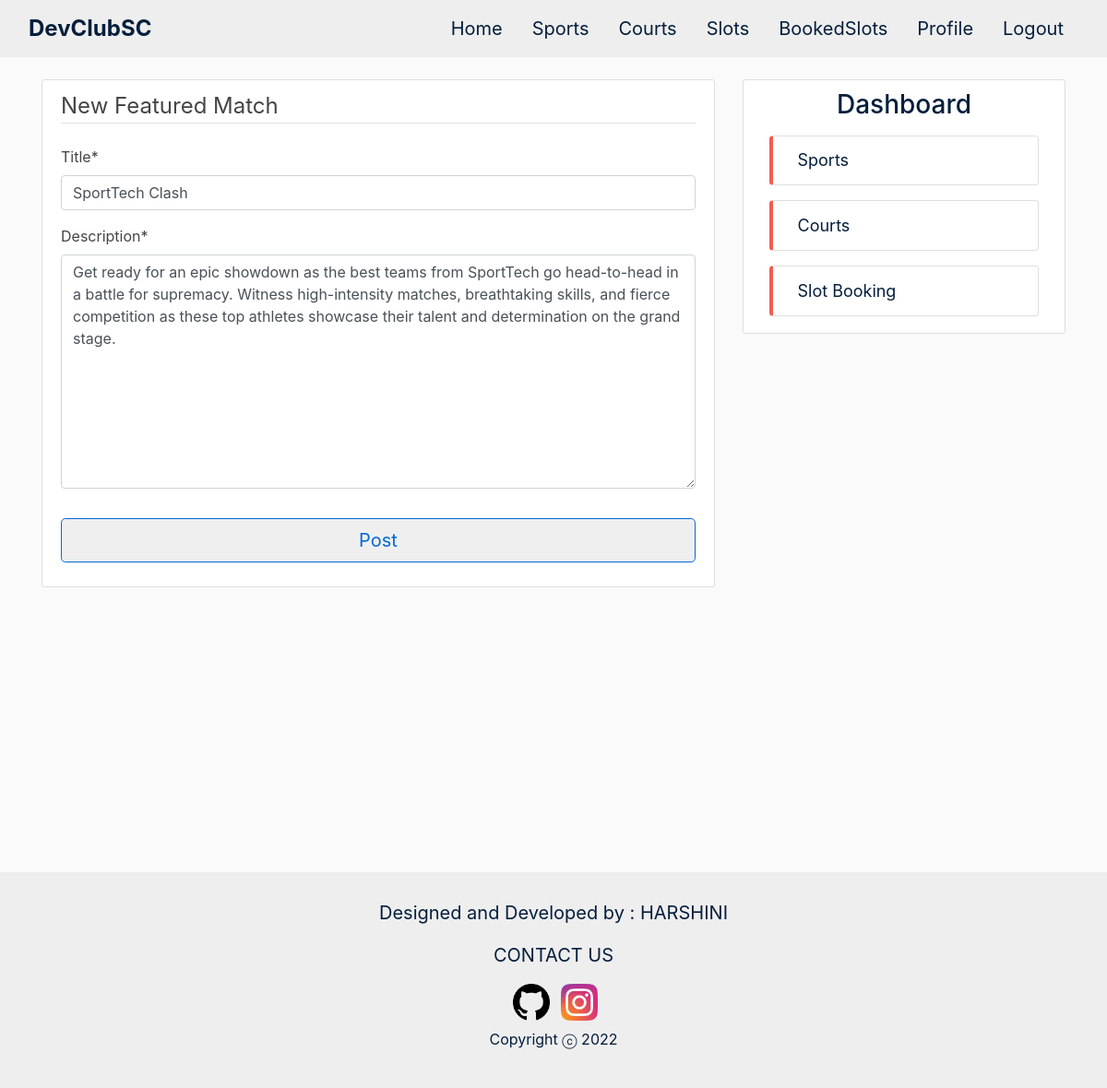
Page /match/2/update (signed in) on the committed database.
### sports/models.py (models this page shows, shortened)
class FeaturedMatch(models.Model):
    title = models.CharField(max_length=50)
    description = models.TextField()

### sports/views.py (the view)
# urls.py: path('match/<int:pk>/update', MatchUpdateView.as_view(), name='match-update'),
class MatchUpdateView(LoginRequiredMixin, UserPassesTestMixin, UpdateView):
    model = FeaturedMatch
    fields = ['title', 'description']
    def test_func(self):
        if self.request.user.email.startswith('staff') or self.request.user.is_superuser:
            return True
        return False

### sports/templates/sports/featuredmatch_form.html (shortened to what this page needs)
{% extends "sports/base.html" %}
{% load crispy_forms_tags %}
{% block content %}
    <div class="content-section">
                <form method="POST">
                    <fieldset class="form-group">
                        <legend class="border-bottom mb-4 ">New Featured Match</legend>
                        {{ form|crispy }}
                    </fieldset>
                    <div class="form-group">
                        <button class="btn btn-outline btn-block btn-lg mt-1 mb-3" type="submit">Post</button>
                    </div>
                </form>
            </div>
{% endblock content %}

### sports/static/sports/main.css (style rules this page uses)
body { background: #fafafa; color: #444444; padding-top: 62px; }
.content-section { background: #ffffff; padding: 10px 20px; border: 1px solid #dddddd; border-radius: 3px; margin-bottom: 20px; }
.btn { color:#0468d7 !important; border-color: #0468d7; }

### rows in the picture
FeaturedMatch: title "SportTech Clash", description "Get ready for an epic showdown as the best teams from SportTech go head-to-head in a battle for supremacy. Witness high-intensity matches, breathtaking skills, and fierce competition as these top athletes showcase their talent and determination on the grand stage."
